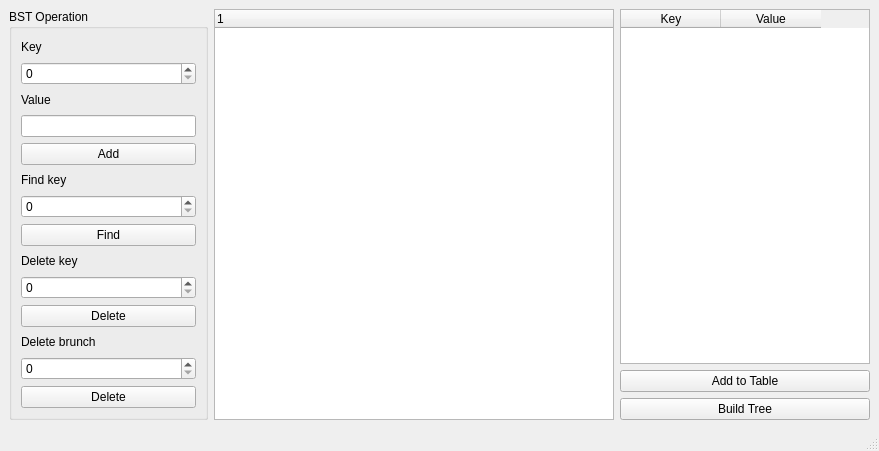
<?xml version="1.0" encoding="UTF-8"?>
<ui version="4.0">
 <class>MainWindow</class>
 <widget class="QMainWindow" name="MainWindow">
  <property name="geometry">
   <rect>
    <x>0</x>
    <y>0</y>
    <width>879</width>
    <height>451</height>
   </rect>
  </property>
  <property name="windowTitle">
   <string>MainWindow</string>
  </property>
  <widget class="QWidget" name="centralwidget">
   <layout class="QHBoxLayout" name="horizontalLayout">
    <item>
     <widget class="QGroupBox" name="groupBox">
      <property name="title">
       <string>BST Operation</string>
      </property>
      <layout class="QVBoxLayout" name="verticalLayout_2">
       <item>
        <widget class="QLabel" name="label">
         <property name="text">
          <string>Key</string>
         </property>
        </widget>
       </item>
       <item>
        <widget class="QSpinBox" name="spinBox"/>
       </item>
       <item>
        <widget class="QLabel" name="label_2">
         <property name="text">
          <string>Value</string>
         </property>
        </widget>
       </item>
       <item>
        <widget class="QLineEdit" name="lineEdit"/>
       </item>
       <item>
        <widget class="QPushButton" name="pushButton_2">
         <property name="text">
          <string>Add</string>
         </property>
        </widget>
       </item>
       <item>
        <widget class="QLabel" name="label_3">
         <property name="text">
          <string>Find key</string>
         </property>
        </widget>
       </item>
       <item>
        <widget class="QSpinBox" name="spinBox_2"/>
       </item>
       <item>
        <widget class="QPushButton" name="pushButton_3">
         <property name="text">
          <string>Find</string>
         </property>
        </widget>
       </item>
       <item>
        <widget class="QLabel" name="label_4">
         <property name="text">
          <string>Delete key</string>
         </property>
        </widget>
       </item>
       <item>
        <widget class="QSpinBox" name="spinBox_3"/>
       </item>
       <item>
        <widget class="QPushButton" name="pushButton_4">
         <property name="text">
          <string>Delete</string>
         </property>
        </widget>
       </item>
       <item>
        <widget class="QLabel" name="label_5">
         <property name="text">
          <string>Delete brunch</string>
         </property>
        </widget>
       </item>
       <item>
        <widget class="QSpinBox" name="spinBox_4"/>
       </item>
       <item>
        <widget class="QPushButton" name="pushButton_5">
         <property name="text">
          <string>Delete</string>
         </property>
        </widget>
       </item>
      </layout>
     </widget>
    </item>
    <item>
     <widget class="QTreeWidget" name="treeWidget">
      <property name="minimumSize">
       <size>
        <width>400</width>
        <height>0</height>
       </size>
      </property>
      <column>
       <property name="text">
        <string notr="true">1</string>
       </property>
      </column>
     </widget>
    </item>
    <item>
     <layout class="QVBoxLayout" name="verticalLayout">
      <item>
       <widget class="QTableWidget" name="tableWidget">
        <property name="maximumSize">
         <size>
          <width>250</width>
          <height>16777215</height>
         </size>
        </property>
        <column>
         <property name="text">
          <string>Key</string>
         </property>
        </column>
        <column>
         <property name="text">
          <string>Value</string>
         </property>
        </column>
       </widget>
      </item>
      <item>
       <widget class="QPushButton" name="pushButton_6">
        <property name="text">
         <string>Add to Table</string>
        </property>
       </widget>
      </item>
      <item>
       <widget class="QPushButton" name="pushButton">
        <property name="maximumSize">
         <size>
          <width>250</width>
          <height>16777215</height>
         </size>
        </property>
        <property name="text">
         <string>Build Tree</string>
        </property>
       </widget>
      </item>
     </layout>
    </item>
   </layout>
  </widget>
  <widget class="QMenuBar" name="menubar">
   <property name="geometry">
    <rect>
     <x>0</x>
     <y>0</y>
     <width>879</width>
     <height>22</height>
    </rect>
   </property>
  </widget>
  <widget class="QStatusBar" name="statusbar"/>
 </widget>
 <resources/>
 <connections/>
</ui>
